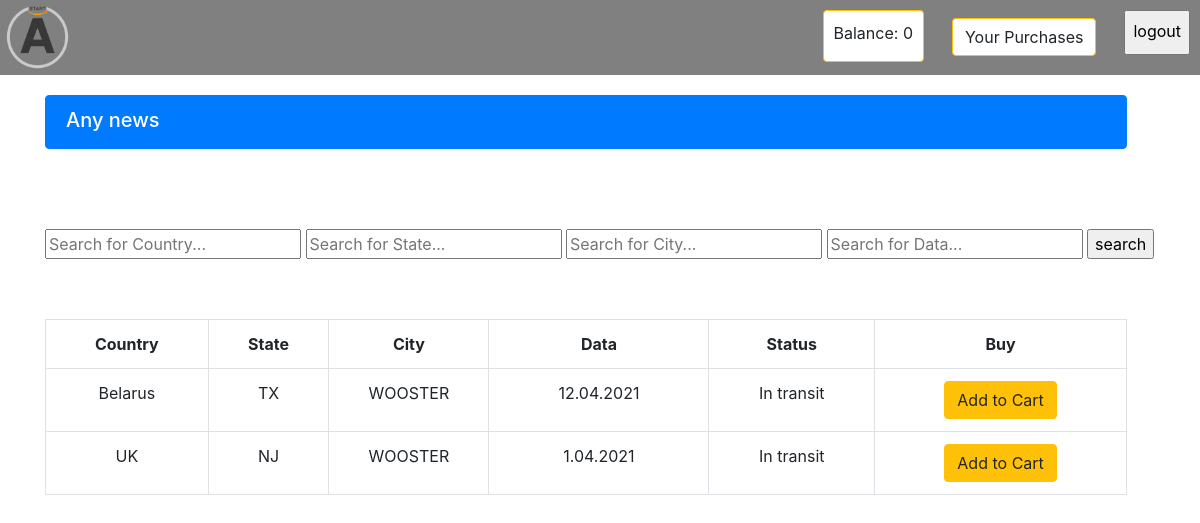
Screenshot of /products/ (signed in) with the database file from the repository.
### accounts/models.py (models this page shows, shortened)
class Profile(models.Model):
    user = models.OneToOneField(settings.AUTH_USER_MODEL, on_delete=models.CASCADE)
    balance = models.IntegerField(default=0)
    ebooks = models.ManyToManyField(Product, blank=True)
    stripe_id = models.CharField(max_length=200, null=True, blank=True)

### products/models.py (models this page shows, shortened)
class Product(models.Model):
    country = models.CharField(max_length=50, verbose_name='Страна')
    state = models.CharField(max_length=50, verbose_name='Штат')
    city = models.CharField(max_length=50, verbose_name='Город')
    data = models.CharField(max_length=100, verbose_name='Дата')
    status = models.CharField(max_length=50, verbose_name='Статус')
    number_track = models.CharField(max_length=50, verbose_name='Номер трека')
    price = models.IntegerField()

### products/views.py (the view)
@login_required
def product_list(request):
    object_list = Product.objects.all()
    filtered_orders = Order.objects.filter(owner=request.user.profile, is_ordered=False)
    current_order_products = []
    news_list = News.objects.filter().order_by('-date')[:3]
    paginator = Paginator(object_list, 50)
    page_number = request.GET.get('page')
    page_obj = paginator.get_page(page_number)
    if filtered_orders.exists():
    	user_order = filtered_orders[0]
    	user_order_items = user_order.items.all()
    	current_order_products = [product.product for product in user_order_items]
    context = {
        'page_obj': page_obj,
        'object_list': object_list,
        'current_order_products': current_order_products,
        'news_list': news_list,
    }
    return render(request, "products/product_list.html", context)

### products/templates/products/product_list.html (shortened to what this page needs)
{% extends 'base.html' %}
{% block content %}
<div class="list-group" style="padding:20px 28px 0 0;">
    {% for news in news_list %}
  <a href="#" class="list-group-item list-group-item-action flex-column align-items-start ">
    <div class="d-flex w-100 justify-content-between" >
      <h5 class="mb-1">{{news.title}}</h5>
      <small>{{news.date}}</small>
    </div>
    <p class="mb-1">{{news.description}}</p>
  </a>
    {% empty %}
    <a href="#" class="list-group-item list-group-item-action flex-column align-items-start active">
    <div class="d-flex w-100 justify-content-between">
      <h5 class="mb-1">Any news</h5>
    </div>
  </a>
    {% endfor %}
</div>
<div class="seaching_form" style="padding-top: 80px;">
    <form method="POST" action="{% url 'products:search' %}"  class="search-form" style="display:contents;">
        <input name="country" type="text" class="search_input" placeholder="Search for Country...">
        <input name="state" type="text" class="search_input" placeholder="Search for State...">
        <input name="city" type="text" class="search_input" placeholder="Search for City...">
        <input name="data" type="text" class="search_input" placeholder="Search for Data...">
        <input type="submit" value="search">
    </form>
</div>
 <section style="padding:0 28px 0 0;">
        <div class="row" style="margin-left: 0px; width:100%;">
            <table class="table table-hover table-bordered text-center">
                <tr class="text-center" style="font-weight: 700;">
                    <td>Country</td>
                    <td>State</td>
                    <td style="width:160px;">City</td>
                    <td style="width:220px;">Data</td>
                    <td>Status</td>
                    <td>Buy</td>
                </tr>
                    {% for object in page_obj.object_list %}
                    <tr>
                        <td>{{ object.country }}</td>
                        <td>{{ object.state }}</td>
                        <td>{{ object.city }}</td>
                        <td>{{ object.data }}</td>
                        <td>{{ object.status }}</td>
                        <td>
                            {% if object in user.profile.ebooks.all %}
                            You own this
                            {% elif object in current_order_products %}
                            <a href="{% url 'shopping_cart:order_summary' %}" class="btn btn-warning">Go to Cart</a>
                            {% else %}
                            <a href="{% url 'shopping_cart:add_to_cart' object.id %}" class="btn btn-warning">Add to Cart</a>
                            {% endif %}
                        </td>
                    </tr>
                    {% endfor %}
            </table>
</div>
 </section>
{% endblock content %}

### templates/base.html (shortened to what this page needs)
{% load static %}
<!DOCTYPE html>
<html lang="en">
<head>
    <link href="https://stackpath.bootstrapcdn.com/bootstrap/4.1.1/css/bootstrap.min.css" rel="stylesheet">
    <link rel="stylesheet" href="https://use.fontawesome.com/releases/v5.0.13/css/all.css">
    <link rel="stylesheet" href="https://maxcdn.bootstrapcdn.com/bootstrap/4.0.0/css/bootstrap.min.css">
</head>
<body>
<header>
    <nav class="">
    {% if user.is_authenticated %}
        <div class="header_head">
            <div class="header_logo">
                <a href="{% url 'products:product-list' %}" class="header_logo-link">
                   <img src="{% static '/images/new.png'%}" alt="logo" class="header_logo-pic">
                </a>
             </div>
            <form method="POST" action="{% url 'account_logout' %}" class="logout_m" >
                <input type="submit" value="logout" style="padding: 7px 7px 10px 7px;">
            </form>
            <a href="{% url 'accounts:my_profile' %}" class="btn btn-warning" style="float:right; margin:18px;background-color:white;">Your Purchases</a>
            <div class="balance">
                <p>Balance: {{ request.user.profile.balance }}</p>
            </div>
        </div>
	{% endif %}
    </nav>
</header>
    <div class="container">
        {% block content %}{% endblock content %}
    </div>
</body>
</html>

### templates/base.html (style rules this page uses)
header { height: 75px; background: grey; }
.search-form { width: 50%; margin: 10px; display: inline-block; }
table { margin: 60px auto 0px auto; border: 3px solid black; }
td { border: 1px solid black; }
.balance { float: right; margin: 10px; background-color: white; border: 1px solid transparent; border-radius: .25rem; display: inline-block; font-weight: 400; text-align: center; white-space: nowrap; vertical-align: middle; user-select: none; border: 1px solid transparent; padding: 10px 10px 0px 10px; line-height: 1.5; border-radius: .25rem; transition: color .15s ease-in-out,background-color .15s ease-in-out,border-color .15s ease-in-out,box-shadow .15s ease-in-out; border-color: #ffc107; }
.header_logo { padding: 5px; display: inline-block; }
.header_logo-link > img { width: 65px; height: 65px; }
.logout_m { float:right; margin:10px; }

### rows the page displays
Product: country "Belarus", state "TX", city "WOOSTER", data "12.04.2021", status "In transit"
Product: country "UK", state "NJ", city "WOOSTER", data "1.04.2021", status "In transit"

### other values shown
{{ request.user.profile.balance }} "0"
